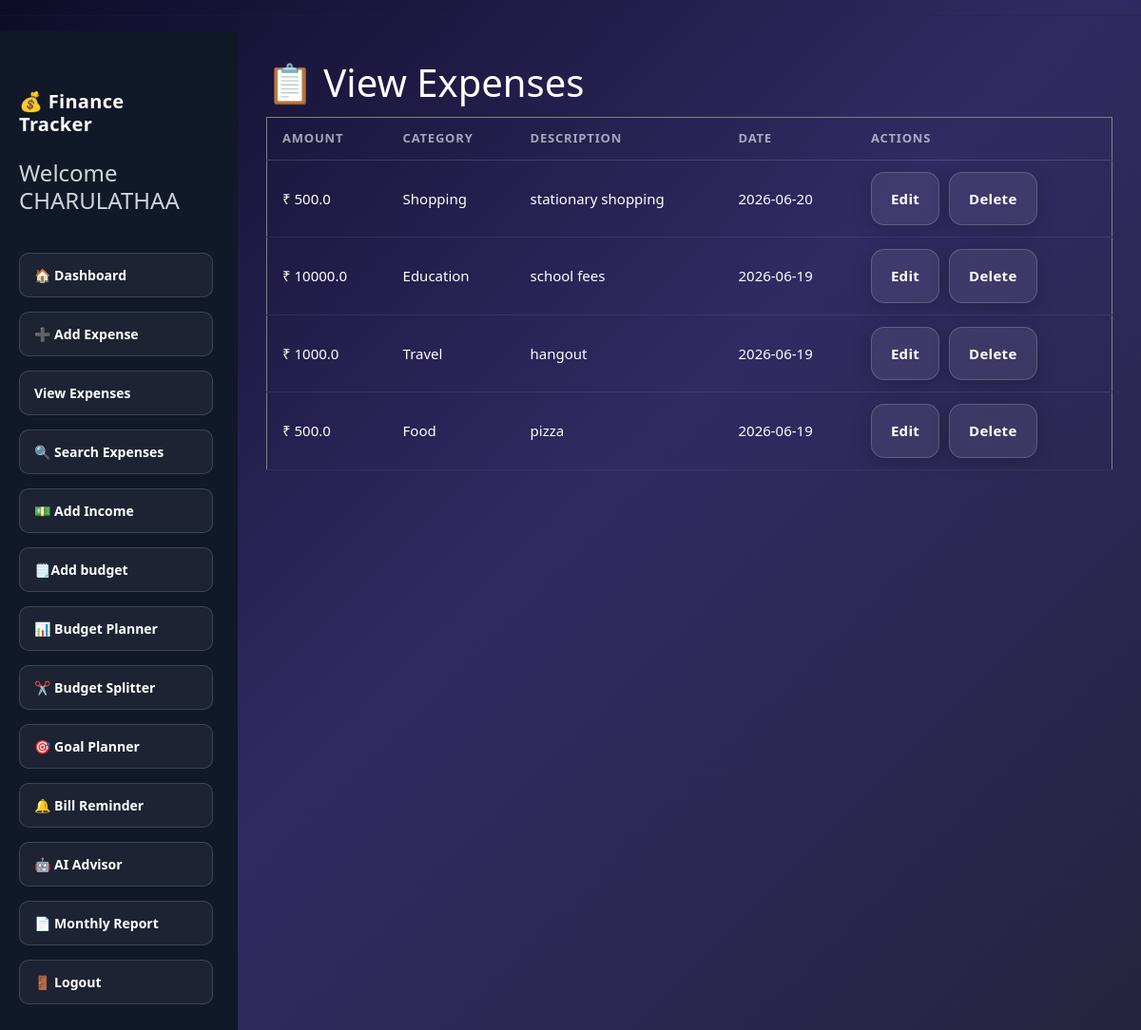
/expense (signed in), run on the app's committed database.
### tables this page shows
CREATE TABLE expenses(
    id INTEGER PRIMARY KEY AUTOINCREMENT,
    amount REAL,
    category TEXT,
    description TEXT,
    date TEXT
, user_id INTEGER);

### app.py (the view)
@app.route("/expense")
def expense():
    if "user_id" not in session:
        return redirect("/login")
    conn = sqlite3.connect("finance.db")
    cursor = conn.cursor()
    cursor.execute("""
    SELECT * FROM expenses
    WHERE user_id = ?
    ORDER BY id DESC
    """, (session["user_id"],))
    expenses = cursor.fetchall()
    conn.close()
    return render_template(
        "expense.html",
        expenses=expenses
    )

### templates/expense.html (shortened to what this page needs)
<!DOCTYPE html>
<hr>
<html>
<head>
    <link href="https://cdn.jsdelivr.net/npm/bootstrap@5.3.3/dist/css/bootstrap.min.css" rel="stylesheet">
    <link rel="stylesheet"
          href="{{ url_for('static', filename='style.css') }}">
</head>
<body>
{% extends "base.html" %}
{% block content %}
<h1>📋 View Expenses</h1>
<table border="1" cellpadding="10">
<tr>
    <th>Amount</th>
    <th>Category</th>
    <th>Description</th>
    <th>Date</th>
    <th>Actions</th>
</tr>
{% for expense in expenses %}
<tr>
    <td>₹ {{ expense[1] }}</td>
    <td>{{ expense[2] }}</td>
    <td>{{ expense[3] }}</td>
    <td>{{ expense[4] }}</td>
    <td>
        <a href="/edit_expense/{{ expense[0] }}"
           class="btn btn-warning">
           Edit
        </a>
        <a href="/delete_expense/{{ expense[0] }}"
           class="btn btn-danger">
           Delete
        </a>
    </td>
</tr>
{% endfor %}
</table>
{% endblock %}

### static/style.css (style rules this page uses)
body { background: #0f0c29; background: linear-gradient(135deg, #0f0c29, #302b63, #24243e); min-height: 100vh; font-family: 'Segoe UI', Arial, sans-serif; }
a { text-decoration: none; font-weight: 600; margin-right: 6px; color: rgba(255, 255, 255, 0.85); padding: 8px 18px; border-radius: 8px; font-size: 14px; border: 1px solid rgba(255, 255, 255, 0.15); transition: all 0.2s ease; display: inline-block; }
h1, h2, h3 { color: #fff; }
table { width: 100%; min-width: 600px; border-collapse: collapse; margin-top: 12px; color: #fff; }
th { padding: 12px 16px; text-align: left; font-size: 13px; font-weight: 700; letter-spacing: 0.8px; text-transform: uppercase; color: rgba(255, 255, 255, 0.6); border-bottom: 1px solid rgba(255, 255, 255, 0.15); }
td { padding: 12px 16px; font-size: 15px; color: #fff; border-bottom: 1px solid rgba(255, 255, 255, 0.07); }
.btn-primary, .btn-danger, .btn-success, .btn-warning, .btn-info, .btn-secondary, .btn-dark { background: rgba(255, 255, 255, 0.08) !important; border: 1px solid rgba(255, 255, 255, 0.18) !important; color: #fff !important; backdrop-filter: blur(12px); -webkit-backdrop-filter: blur(12px); border-radius: 14px !important; padding: 16px 20px !important; font-size: 15px !important; font-weight: 600 !important; letter-spacing: 0.3px; transition: all 0.25s ease !important; box-shadow: 0 4px 20px rgba(0, 0, 0, 0.2) !important; }

### data on the page
expenses: amount "500.0", category "Shopping", description "stationary shopping", date "2026-06-20"
expenses: amount "10000.0", category "Education", description "school fees", date "2026-06-19"
expenses: amount "1000.0", category "Travel", description "hangout", date "2026-06-19"
expenses: amount "500.0", category "Food", description "pizza", date "2026-06-19"

### other printed values
{{ session['username'] }} "CHARULATHAA"
